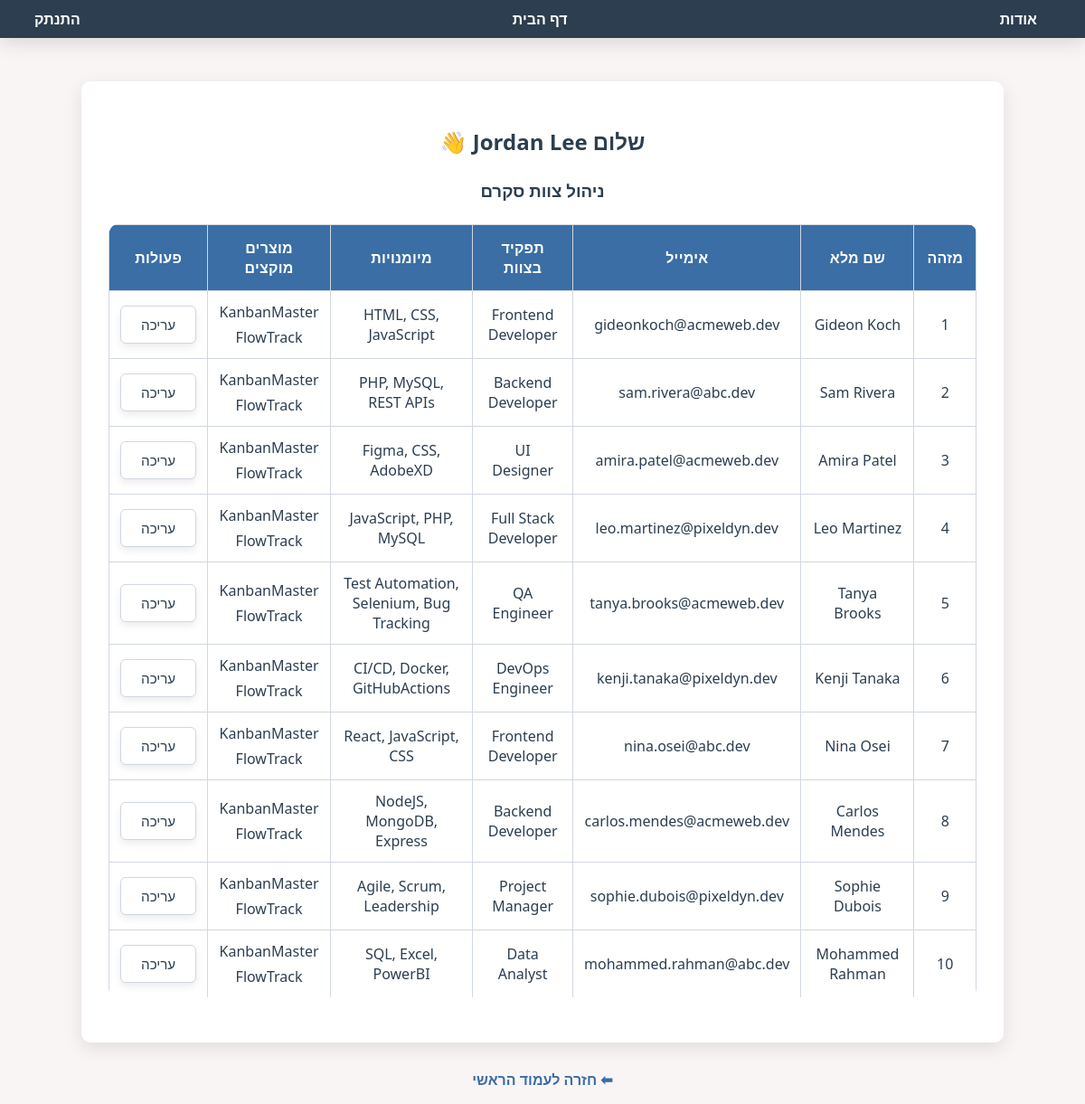
Page /scrum_manage.php (signed in) on the committed database.
### tables this page shows
CREATE TABLE IF NOT EXISTS `user` (
  `uid` int UNSIGNED NOT NULL AUTO_INCREMENT,
  `login` varchar(25) NOT NULL,
  `password` varchar(25) NOT NULL,
  `name` varchar(50) NOT NULL,
  `role` int UNSIGNED NOT NULL,
  `lastused` datetime NOT NULL,
  PRIMARY KEY (`uid`)
);

### scrum_manage.php (the view, shortened to what this page needs)
<?php
include("db.php");
function esc($v) { return htmlspecialchars((string)$v, ENT_QUOTES, 'UTF-8'); }
$products = [];
$res = $conn->query("SELECT p_id, p_data FROM product ORDER BY p_id ASC");
while ($row = $res->fetch_assoc()) {
    $p = json_decode($row['p_data'], true) ?: [];
    $products[(int)$row['p_id']] = $p['name'] ?? ('Product #'.$row['p_id']);
}
$teamMembers = [];
$res = $conn->query("SELECT uid, name FROM user WHERE role = 4 ORDER BY uid ASC");
while ($row = $res->fetch_assoc()) {
    $teamMembers[] = ['id'=>(int)$row['uid'], 'name'=>$row['name']];
}
$assignedProducts = [];
$res = $conn->query("SELECT m_id, p_id FROM p_m ORDER BY m_id, p_id");
while ($row = $res->fetch_assoc()) {
    $assignedProducts[(int)$row['m_id']][] = (int)$row['p_id'];
}
$memberInfo = [];
$res = $conn->query("SELECT m_id, m_data FROM member");
while ($row = $res->fetch_assoc()) {
    $m = json_decode($row['m_data'], true) ?: [];
    $memberInfo[(int)$row['m_id']] = [
        'email'  => $m['email'] ?? '',
        'role'   => $m['role'] ?? '',
        'skills' => $m['skills'] ?? []
    ];
}
include __DIR__ . '/core/header.php';
$username = esc($_SESSION['name'] ?? 'משתמש');
?>
<!DOCTYPE html>
<html lang="he" dir="rtl">
<head>
</head>
<body>
<div class="container">
  <h2>שלום <?= $username ?> 👋</h2>
  <h3>ניהול צוות סקרם</h3>
  <table class="table--responsive table--sticky table--compact scrum-table">
    <thead>
      <tr>
        <th class="nowrap" scope="col">מזהה</th>
        <th scope="col">שם מלא</th>
        <th class="hide-sm" scope="col">אימייל</th>
        <th scope="col">תפקיד בצוות</th>
        <th class="hide-sm" scope="col">מיומנויות</th>
        <th scope="col">מוצרים מוקצים</th>
        <th scope="col">פעולות</th>
      </tr>
    </thead>
    <tbody>
    <?php foreach ($teamMembers as $member):
        $mid = $member['id']; $name = $member['name'];
        $info = $memberInfo[$mid] ?? ['email'=>'','role'=>'','skills'=>[]];
        $email = $info['email'] ?? ''; $role = $info['role'] ?? '';
        $skills_arr = is_array($info['skills']) ? $info['skills'] : [];
        $skills_text = implode(', ', $skills_arr);
        $assigned = $assignedProducts[$mid] ?? [];
    ?>
      <tr class="member-row"
          data-mid="<?= $mid ?>"
          data-name="<?= esc($name) ?>"
          data-email="<?= esc($email) ?>"
          data-role="<?= esc($role) ?>"
          data-skills="<?= esc($skills_text) ?>"
          data-assigned='<?= esc(json_encode(array_values($assigned), JSON_UNESCAPED_UNICODE)) ?>'>
        <td class="nowrap"><?= $mid ?></td>
        <td><?= esc($name) ?></td>
        <td class="hide-sm"><?= esc($email) ?></td>
        <td><?= esc($role) ?></td>
        <td class="hide-sm"><?= esc($skills_text) ?></td>
        <td>
        <?php if ($assigned): ?>
            <div class="chips">
            <?php foreach ($assigned as $pid): ?>
                <div class="hide-sm"><?= esc($products[$pid] ?? ('Product #'.$pid)) ?> </div>
            <?php endforeach; ?>
            </div>
        <?php else: ?>
            <em>אין הקצאות</em>
        <?php endif; ?>
        </td>
        <td><button type="button" class="btn btn-secondary btn-sm" onclick="openEditModal(this)">עריכה</button></td>
      </tr>
    <?php endforeach; ?>
    </tbody>
  </table>
</div>
<p><a href="scrum_dashboard.php" class="register-link" style="margin-top:30px;">⬅ חזרה לעמוד הראשי</a></p>
<?php include __DIR__ . '/core/footer.php'; ?>
</body>
</html>

### assets/css/base.css (style rules this page uses)
:root { --primary: #3a6ea5; --secondary: #6c757d; --success: #4caf50; --danger: #e74c3c; --light-bg: #faf5f5; --white: #ffffff; --dark-text: #2c3e50; --border-color: #d0d7e2; --border-radius: 10px; --shadow-light: 0 4px 8px rgba(0, 0, 0, 0.08); --shadow-medium: 0 6px 20px rgba(0, 0, 0, 0.12); --font-main: 'Segoe UI', Tahoma, Geneva, Verdana, sans-serif; }
body { font-family: var(--font-main); background-color: var(--light-bg); color: var(--dark-text); margin: 0; padding: 0; direction: rtl; text-align: right; }
h1, h2, h3 { color: var(--dark-text); font-weight: bold; text-align: center; margin-bottom: 20px; }
.container { max-width: 80% !important; width: 80% !important; padding: 30px !important; background-color: var(--white) !important; border-radius: var(--border-radius); box-shadow: var(--shadow-medium); }
.container table { width: 100%; border-collapse: collapse; font-size: 1em; overflow: hidden; border-radius: var(--border-radius); margin: 20px auto; background-color: var(--white); }
.container table thead { background-color: var(--primary); color: var(--white); }
.container table thead th { padding: 14px; text-align: center; }
.container table tbody td { padding: 12px; text-align: center; border-bottom: 1px solid var(--border-color); }
.container table tr:nth-child(even) { background-color: var(--light-bg); }
.container table input[type="submit"], .container table button { background-color: var(--white); color: var(--dark-text); font: var(--font-main); width: 100%; padding: 10px 22px; border: 1px solid var(--border-color); border-radius: 6px; cursor: pointer; font-size: 0.95em; }
.container table tbody tr:last-child th, .container table tbody tr:last-child td { border-bottom: none; }
.register-link { display: block; margin-top: 15px; color: var(--primary); text-decoration: none; font-weight: bold; text-align: center; }
.btn { display: inline-block; padding: 10px 16px; border-radius: 8px; border: 1px solid var(--border-color); background: var(--white); color: var(--dark-text); font-family: var(--font-main); font-size: 1em; cursor: pointer; text-decoration: none; box-shadow: var(--shadow-light); transition: background-color .2s, border-color .2s, color .2s; }
.btn-sm { padding: 6px 10px; font-size: .9em; }
.nowrap { white-space: nowrap; }
.chips { display: flex; flex-direction: column; gap: 6px; align-items: center; }
.table--responsive { display: block; width: 100%; overflow-x: auto; -webkit-overflow-scrolling: touch; }
.table--compact thead th, .table--compact tbody td { padding: 10px 8px; }
.table--sticky thead th { position: sticky; top: 0; z-index: 2; background: var(--primary); color: var(--white); }
:root { --scrum-ctrl-h: 36px; --scrum-ctrl-fs: .92em; }
.scrum-table { border-radius: var(--border-radius); overflow: hidden; }
.scrum-table thead th { padding: 12px 14px; font-weight: 700; letter-spacing: .2px; text-align: center; }
.scrum-table thead th:first-child { border-top-right-radius: var(--border-radius); }
.scrum-table thead th:last-child { border-top-left-radius: var(--border-radius); }
.scrum-table thead th, .scrum-table tbody td { padding: 10px 12px; vertical-align: middle; text-align: center; }
.scrum-table tbody tr { background: #fff; }
.scrum-table tbody tr:nth-child(even) { background: #f9fbff; }
.scrum-table .chips { display: flex; flex-wrap: wrap; gap: 6px; justify-content: center; }
.table--compact thead th, .table--compact tbody td { padding: 10px 12px; }

### assets/css/navbar.css (style rules this page uses)
.container { max-width: 400px; margin: 90px auto 30px auto; padding: 30px; background-color: white; border-radius: var(--border-radius); box-shadow: 0 6px 20px rgba(0,0,0,0.1); text-align: center; }
h2, h3 { color: #2c3e50; text-align: center; margin-bottom: 25px; }

### rows in the picture
user: uid "1", name "Gideon Koch", uid "gideonkoch@acmeweb.dev", uid "Frontend Developer", uid "HTML, CSS, JavaScript", uid "KanbanMaster", uid "FlowTrack"
user: uid "2", name "Sam Rivera", uid "sam.rivera@abc.dev", uid "Backend Developer", uid "PHP, MySQL, REST APIs", uid "KanbanMaster", uid "FlowTrack"
user: uid "3", name "Amira Patel", uid "amira.patel@acmeweb.dev", uid "UI Designer", uid "Figma, CSS, AdobeXD", uid "KanbanMaster", uid "FlowTrack"
user: uid "4", name "Leo Martinez", uid "leo.martinez@pixeldyn.dev", uid "Full Stack Developer", uid "JavaScript, PHP, MySQL", uid "KanbanMaster", uid "FlowTrack"
user: uid "5", name "Tanya Brooks", uid "tanya.brooks@acmeweb.dev", uid "QA Engineer", uid "Test Automation, Selenium, Bug Tracking", uid "KanbanMaster", uid "FlowTrack"
user: uid "6", name "Kenji Tanaka", uid "kenji.tanaka@pixeldyn.dev", uid "DevOps Engineer", uid "CI/CD, Docker, GitHubActions", uid "KanbanMaster", uid "FlowTrack"
user: uid "7", name "Nina Osei", uid "nina.osei@abc.dev", uid "Frontend Developer", uid "React, JavaScript, CSS", uid "KanbanMaster", uid "FlowTrack"
user: uid "8", name "Carlos Mendes", uid "carlos.mendes@acmeweb.dev", uid "Backend Developer", uid "NodeJS, MongoDB, Express", uid "KanbanMaster", uid "FlowTrack"
user: uid "9", name "Sophie Dubois", uid "sophie.dubois@pixeldyn.dev", uid "Project Manager", uid "Agile, Scrum, Leadership", uid "KanbanMaster", uid "FlowTrack"
user: uid "10", name "Mohammed Rahman", uid "mohammed.rahman@abc.dev", uid "Data Analyst", uid "SQL, Excel, PowerBI", uid "KanbanMaster", uid "FlowTrack"

### other values in the picture
$username "Jordan Lee"
